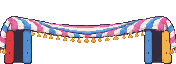
#> input picture assets/source/things/tries/pillow-fort-2/tall-s8.png, 176 x 64 px
$ python split-doorways-unused.py
#> lines starting #> are read from the running program, lines starting #| are printed output that depends on the picture
"""Splash Academy's pillow fort with its doorways (plan-the-rest §7f, P6; the user, 2026-11-26: "it is unclear that there
are openings she is supposed to crawl through"): `tall-s8.png` (the approved fort's stacks made doorways up to the blanket,
two edits) split in two. In front of her (`pillow-fort.png`): all of it but the doorways' dark and the lit floor at their
foot, which go behind her (`pillow-fort-back.png`) with a faint shade of the same dark under the blanket between them, the
inside of one tunnel. So she shows going through each doorway and along the inside."""
from pathlib import Path
from PIL import Image

HERE = Path(__file__).parent
OUT = HERE.parent.parent                         # assets/source/things/
DARK = (50, 44, 60)
DOORS = ((14, 22), (152, 161))                   # the doorways' columns (measured)
SHADE = 0.32                                     # the inside's shade under the blanket, of the doorways' dark

src = Image.open(HERE / "tall-s8.png").convert("RGBA")
#> src is the input picture: PIL image 176x64 RGBA; mean R, G, B, A 59.3, 49.7, 55.5, 100.3
W, H = src.size
#> W = 176; H = 64
front, back = src.copy(), Image.new("RGBA", src.size, (0, 0, 0, 0))
#> back: PIL image 176x64 RGBA; every value is 0
f, b, s = front.load(), back.load(), src.load()
near = lambda c, k: sum((a - b) ** 2 for a, b in zip(c[:3], k)) <= 40 ** 2
for x0, x1 in DOORS:
    for x in range(x0, x1 + 1):
        for y in range(28, H):
            p = s[x, y]
            if p[3] and (near(p, DARK) or y >= H - 5):
                b[x, y] = p
                f[x, y] = (0, 0, 0, 0)
# The inside: under the blanket, from the first empty row under it to the floor, between the doorways.
for x in range(DOORS[0][1] + 1, DOORS[1][0]):
    y = 0
    while y < H and not s[x, y][3]:
        y += 1
    while y < H and s[x, y][3]:
        y += 1
    for yy in range(y, H):
        if not s[x, yy][3] and not b[x, yy][3]:
            b[x, yy] = DARK + (round(255 * SHADE),)
front.save(OUT / "pillow-fort.png")
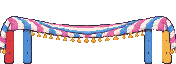
#> saved as pillow-fort.png: PIL image 176x64 RGBA; mean R, G, B, A 56.5, 47.2, 52.1, 86.3; transparent parts drawn white
back.save(OUT / "pillow-fort-back.png")
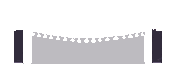
#> saved as pillow-fort-back.png: PIL image 176x64 RGBA; mean R, G, B, A 15.9, 14, 19, 35.5; transparent parts drawn white
print("front and back", src.size)
#| front and back (176, 64)
